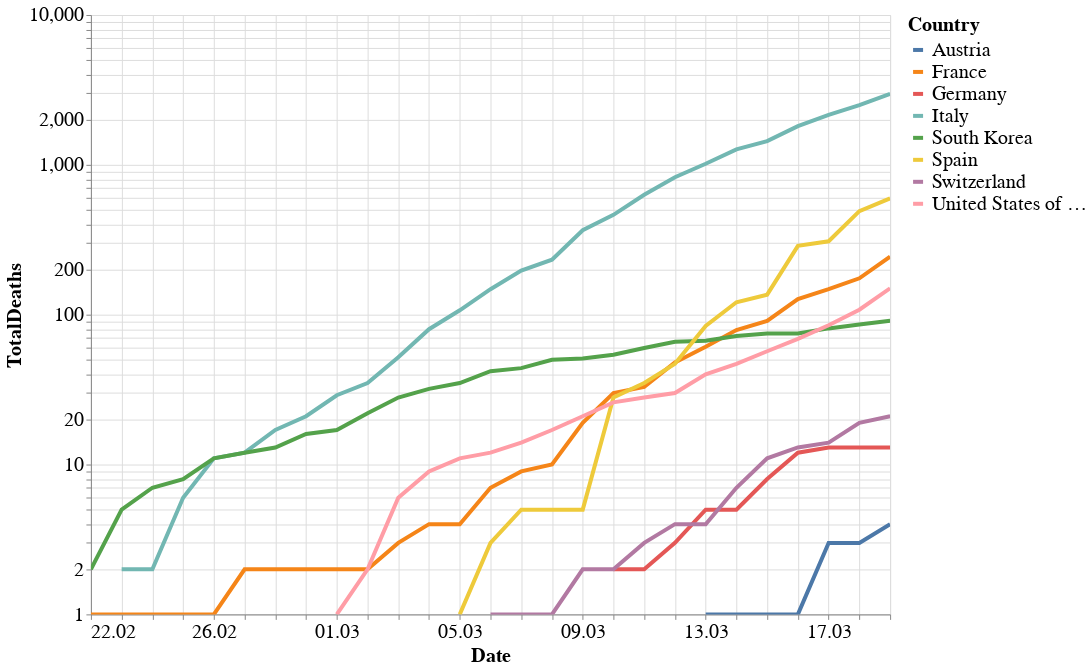

The cell this chart's notebook holds for it:
### Markdown cell above
## Number of deaths in selected countries
This plot shows the number of deaths over time in the same countries reported above.

### Code cell
alt.themes.enable('theme_1')
from altair import datum

alt.Chart(df[(df.Country.isin(countries)) & (df.DateRep>'2020-02-21')]).mark_line().encode(
    alt.Y('TotalDeaths', scale=alt.Scale(type='log')),
    alt.X('DateRep:T', axis = alt.Axis(title = 'Date', format = ("%d.%m"))),
    color='Country',
    tooltip=['Country', 'DateRep', 'TotalDeaths']
).properties(
    height=600,
    width=800
).transform_filter(
    (datum.TotalDeaths > 0)
).interactive()

### Figure 1 — Vega-Lite specification as saved in the notebook (floating-point values rounded to 4 significant figures; data arrays with more than 128 entries replaced by an {"elided": "..."} marker saying what was removed)
{"width": 800, "height": 600, "config": {"line": {"strokeWidth": 4}, "style": {"bar": {"size": 20}}, "legend": {"symbolSize": 100, "titleFontSize": 20, "labelFontSize": 20}, "axis": {"titleFontSize": 20, "labelFontSize": 20}}, "data": {"name": "data-c6b05c9fb307cc409e032f4ea94ac036"}, "mark": "line", "encoding": {"color": {"type": "nominal", "field": "Country"}, "tooltip": [{"type": "nominal", "field": "Country"}, {"type": "temporal", "field": "DateRep"}, {"type": "quantitative", "field": "TotalDeaths"}], "x": {"type": "temporal", "axis": {"format": "%d.%m", "title": "Date"}, "field": "DateRep"}, "y": {"type": "quantitative", "field": "TotalDeaths", "scale": {"type": "log"}}}, "selection": {"selector002": {"type": "interval", "bind": "scales", "encodings": ["x", "y"]}}, "transform": [{"filter": "(datum.TotalDeaths > 0)"}], "$schema": "https://vega.github.io/schema/vega-lite/v4.0.2.json", "datasets": {"data-c6b05c9fb307cc409e032f4ea94ac036": {"elided": "216 records"}}}
